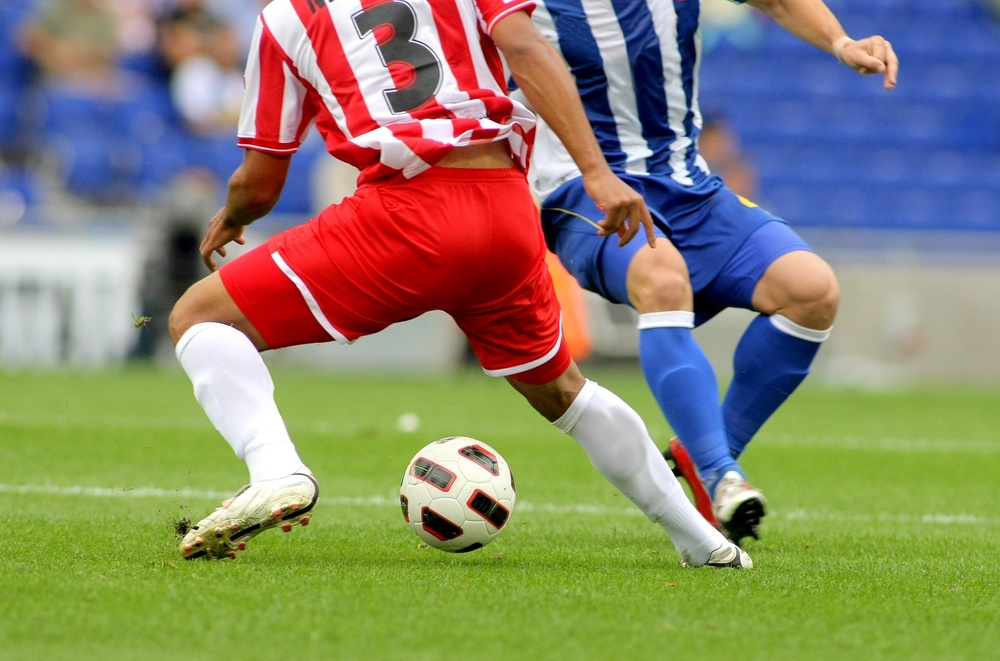
#> input picture ch3/soccer.jpg, 1000 x 661 px, shrunk from 1434 x 948 before the run
$ python 3-8otsu.py
#> lines starting #> are read from the running program, lines starting #| are printed output that depends on the picture; after the words box and inside, x2 and y2 are one past the last pixel; in counts of white or black regions, pixels touching at a corner belong together
import cv2
import matplotlib.pyplot as plt

gray=cv2.imread('soccer.jpg', cv2.IMREAD_GRAYSCALE) # gray 이미지
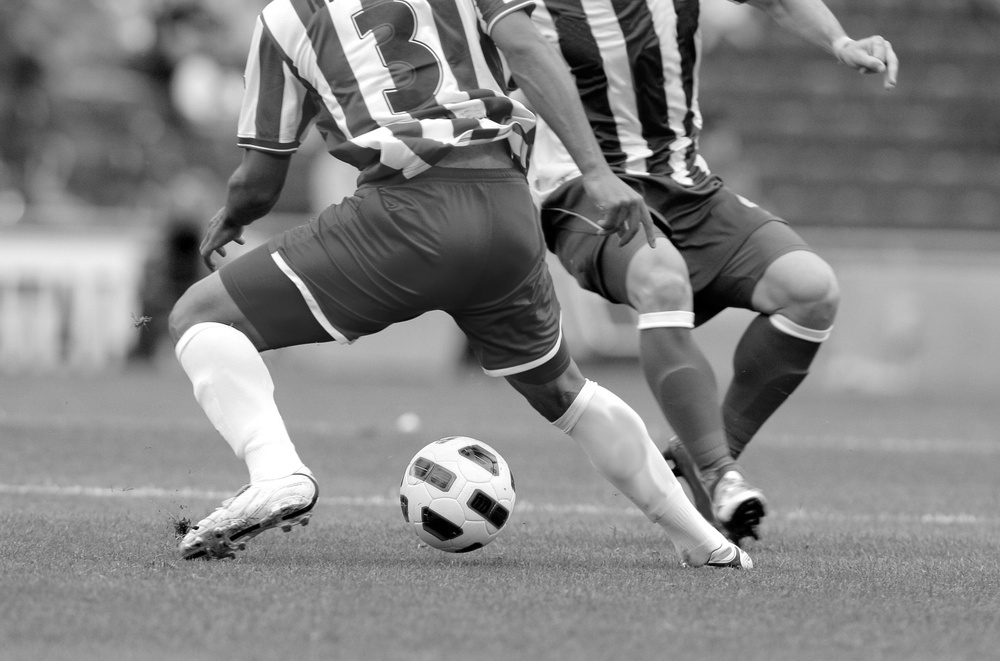
#> gray: shape (661, 1000); min 0, max 255, mean 131.4
h_gray=cv2.calcHist([gray],[0],None,[256],[0,256]) # 1바이트 gray의 0번 채널에서 히스토그램 구함
#> h_gray = 256 values, max 10385 at index 147, min 375 at index 13, mean 2582
plt.plot(h_gray,'k.', linewidth=3)
plt.show()
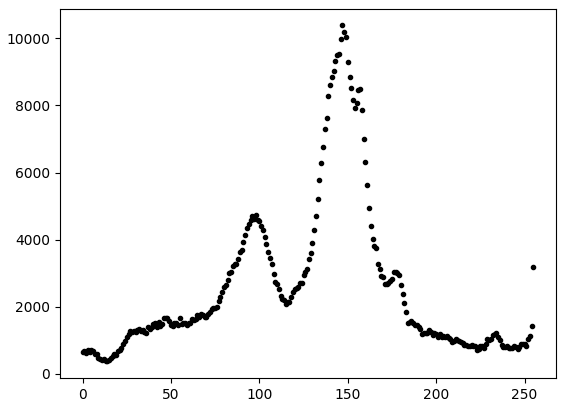
#> figure drawn by matplotlib, 1 panel; curve peaks at x = 147, y = 10385

t,bin_gray=cv2.threshold(gray,0,255,cv2.THRESH_BINARY+cv2.THRESH_OTSU)
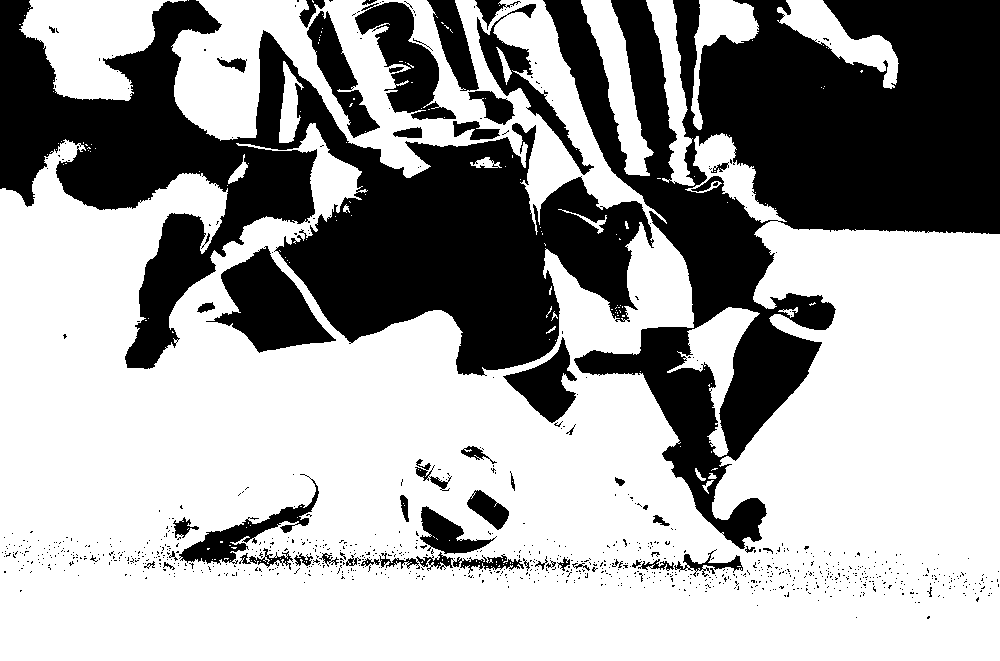
#> bin_gray: shape (661, 1000); 64.2% white; 972 black regions (918 under 20 px), largest, box (x1, y1, x2, y2) and area: (543, 0, 1000, 549) 102937, (0, 0, 654, 376) 96655, (206, 246, 336, 353) 6612
#> t = 119
print('오츄 알고리즘이 찾은 최적 임계값=',t)
#| 오츄 알고리즘이 찾은 최적 임계값= 119.0

cv2.imshow('Gray',gray)			# gray 이미지
cv2.imshow('Gray binarization',bin_gray)	# gray 이미지 이진화 영상

cv2.waitKey()
cv2.destroyAllWindows()

$ run again, with ch3/flower.jpg copied over ch3/soccer.jpg
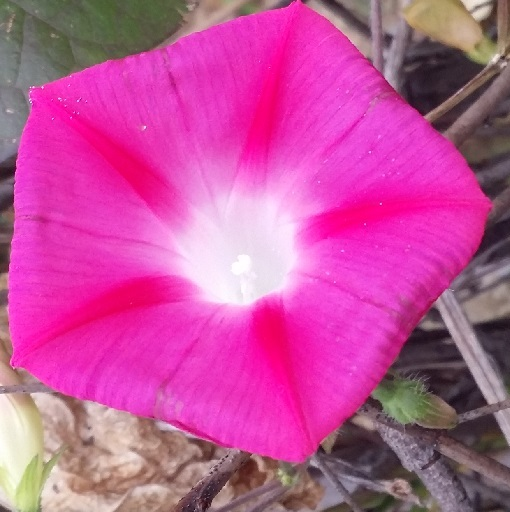
#> input picture ch3/flower.jpg, 510 x 512 px
#> `gray=cv2.imread('soccer.jpg', cv2.IMREAD_GRAYSCALE)`:
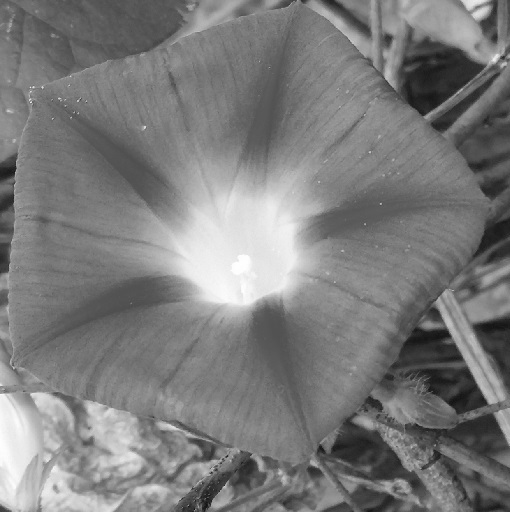
#> gray: shape (512, 510); min 14, max 255, mean 123.8
#> h_gray = 256 values, max 4497 at index 123, min 0 at index 0, mean 1020
#> `t,bin_gray=cv2.threshold(gray,0,255,cv2.THRESH_BINARY+cv2.THRESH_OTSU)`:
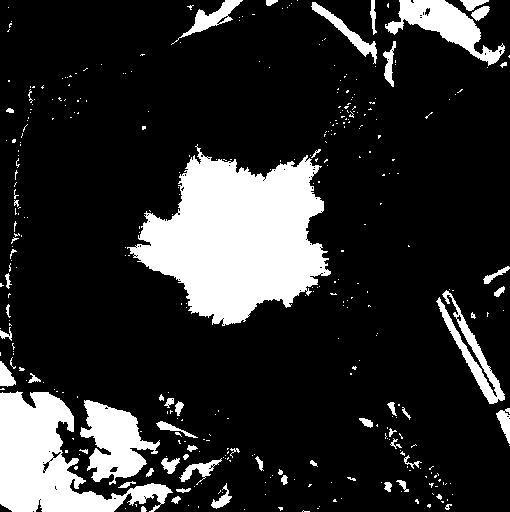
#> bin_gray: shape (512, 510); 17.5% white; 361 white regions (303 under 20 px), largest, box (x1, y1, x2, y2) and area: (127, 144, 331, 326) 21757, (0, 391, 173, 512) 9379, (80, 400, 160, 485) 3568
#> t = 150
#| 오츄 알고리즘이 찾은 최적 임계값= 150.0
